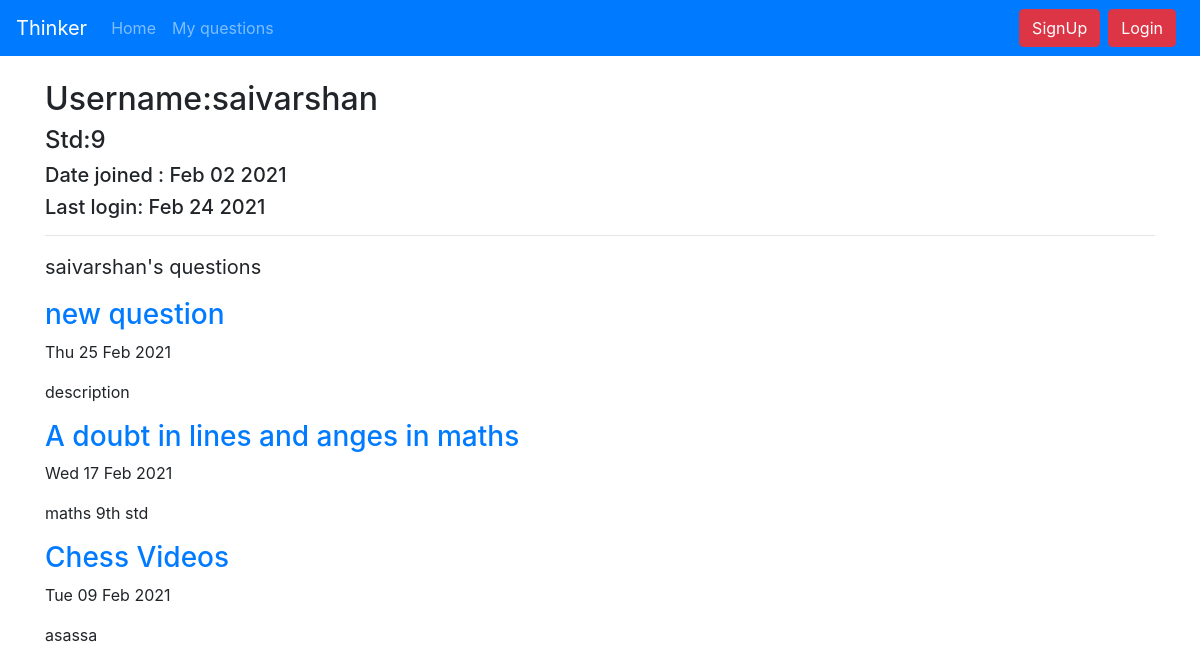
Page /user/saivarshan/ on the earlier database version.
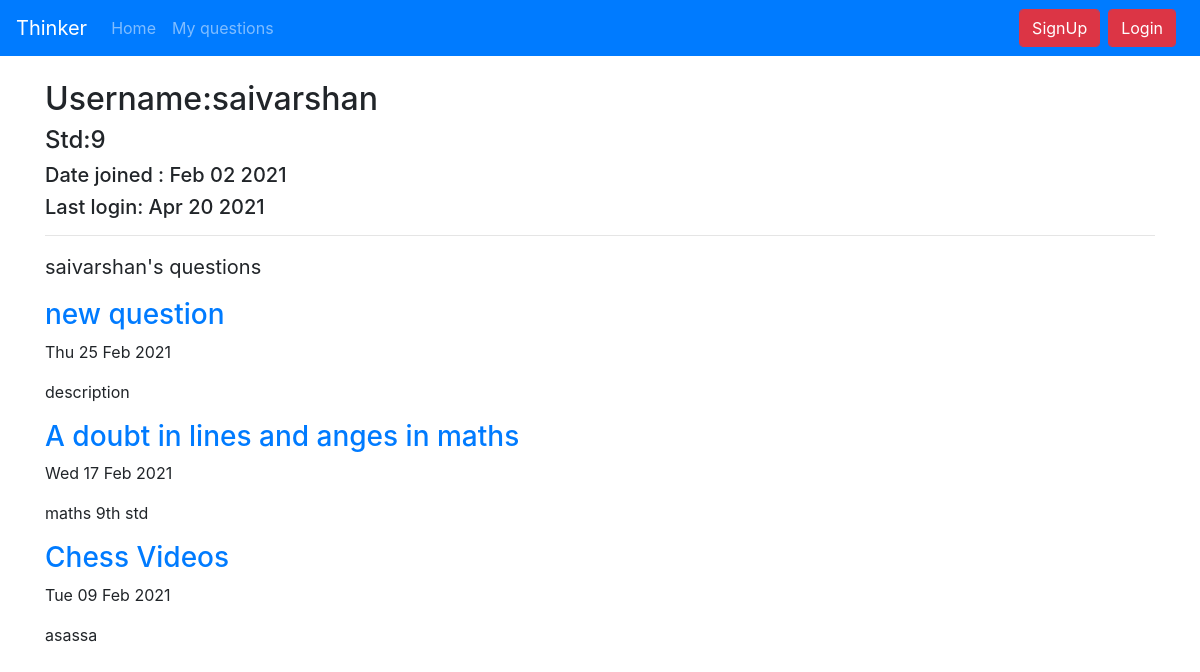
Same page on the later database version.
### users/models.py (models this page shows, shortened)
class userprofile(models.Model):
    user = models.OneToOneField(User,on_delete=models.CASCADE)
    is_verified = models.BooleanField(default=False)
    choices = (('1','1'),('2','2'),('3','3'),('4','4'),('5','5'),('6','6'),('7','7'),('8','8'),('9','9'),('10','10'),('11','11'),('12','12'),('College','College'),('work','work'))
    showing_email = models.BooleanField(default=False,verbose_name="Show your Email to others:")
    std = models.CharField(max_length=7,choices= choices,help_text='Required')
    description = models.TextField(max_length=255,blank=True,null=True)
    auth_token = models.CharField(max_length=100,default='e8372d63-c78c-45e7-97e1-6c31d6e5ce35')

### users/views.py (the view)
# urls.py: path('<str:username>/',views.userprofilepage,name="user_profile_page"),
def userprofilepage(request,username):
    try:
        username = userprofile.objects.get(user__username=username)
        user_questions = question.objects.filter(username=username).order_by('-date')
        return render(request,'users/user_profile.html',{'questions':user_questions,
                                                         'username':username })
    except:
        raise Http404

### users/templates/users/user_profile.html (shortened to what this page needs)
{% extends "users/base.html" %}
{% block content %}
<br>
<div class="userprofile_information">
  <div class="username">
    <h2>Username:{{ username.user }}</h2>
  </div>
  <div class="school">
    <h4>Std:{{ username.std }}</h4>
  </div>
  <div class="date_joined">
    {% if username.user.date_joined %}
    <h5>Date joined : {{ username.user.date_joined|date:'M d Y' }}</h5>
    {% endif %}
  </div>
  <div class="last_login">
    {% if username.user.last_login %}
    <h5>Last login: {{ username.user.last_login|date:'M d Y' }}</h5>
    {% endif %}
  </div>
</div>
<hr>
<div class="userprofile_questions">
  <p style="font-size:20px;font-weight:30px">{{ username.user }}'s questions </p>
  {% for question in questions %}
  <a class="title" href="{% url 'question:viewquestion' question.id %}"><h3>{{ question.title }}</h3></a>
  <p>{{ question.date|date:"D d M Y" }}</p>
  <p>{{ question.description|truncatechars:150 }}</p>
  {% empty %}
  <div class="jumbotron">
    <p>The user did not ask any questions</p>
  </div>
  {% endfor %}
</div>
{% endblock %}

Differences in the rows shown:
changed userprofile "saivarshan": user.last_login "Feb 24 2021" → "Apr 20 2021"
